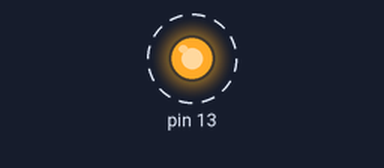
This sketch was run on a simulated Arduino Uno, built with avr-gcc and run on an emulated ATmega328P. Parts: output pins drawn as LEDs (lit = HIGH). Dashed ring = blinking.

Above: at 0.05 s.
Timing chart, 0 to 3.0 s (numbered marks = the images above):
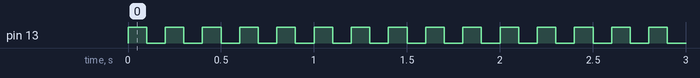

Measured:
- by itself, pin 13: alternates HIGH for 0.10 s and LOW for 0.10 s

The sketch:

Lab1.ino
```cpp
void setup() {
  Serial.begin(9600);
  DDRB |= (1<<PB5); //Setting Data Direction
}

void loop() {

  PORTB |= (1<<PB5); //5th bit (PIN 13) set high
  delay(100);

  PORTB &= ~(1 << PB5); //5th bit (PIN 13) set low
  delay(100);

}
```
